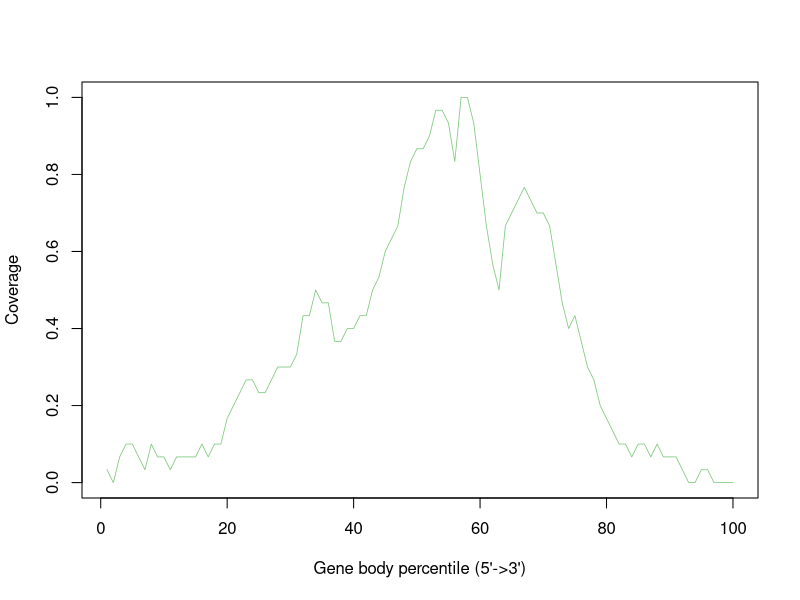

Here is the R script that generated this plot:
Atha_Ler_0_sl_FLT_1G_Rep3_Aligned.sortedByCoord_sorted.out <- c(0.03333333333333333,0.0,0.06666666666666667,0.1,0.1,0.06666666666666667,0.03333333333333333,0.1,0.06666666666666667,0.06666666666666667,0.03333333333333333,0.06666666666666667,0.06666666666666667,0.06666666666666667,0.06666666666666667,0.1,0.06666666666666667,0.1,0.1,0.16666666666666666,0.2,0.23333333333333334,0.26666666666666666,0.26666666666666666,0.23333333333333334,0.23333333333333334,0.26666666666666666,0.3,0.3,0.3,0.3333333333333333,0.43333333333333335,0.43333333333333335,0.5,0.4666666666666667,0.4666666666666667,0.36666666666666664,0.36666666666666664,0.4,0.4,0.43333333333333335,0.43333333333333335,0.5,0.5333333333333333,0.6,0.6333333333333333,0.6666666666666666,0.7666666666666667,0.8333333333333334,0.8666666666666667,0.8666666666666667,0.9,0.9666666666666667,0.9666666666666667,0.9333333333333333,0.8333333333333334,1.0,1.0,0.9333333333333333,0.8,0.6666666666666666,0.5666666666666667,0.5,0.6666666666666666,0.7,0.7333333333333333,0.7666666666666667,0.7333333333333333,0.7,0.7,0.6666666666666666,0.5666666666666667,0.4666666666666667,0.4,0.43333333333333335,0.36666666666666664,0.3,0.26666666666666666,0.2,0.16666666666666666,0.13333333333333333,0.1,0.1,0.06666666666666667,0.1,0.1,0.06666666666666667,0.1,0.06666666666666667,0.06666666666666667,0.06666666666666667,0.03333333333333333,0.0,0.0,0.03333333333333333,0.03333333333333333,0.0,0.0,0.0,0.0)


pdf("Atha_Ler-0_sl_FLT_1G_Rep3.geneBodyCoverage.curves.pdf")
x=1:100
icolor = colorRampPalette(c("#7fc97f","#beaed4","#fdc086","#ffff99","#386cb0","#f0027f"))(1)
plot(x,Atha_Ler_0_sl_FLT_1G_Rep3_Aligned.sortedByCoord_sorted.out,type='l',xlab="Gene body percentile (5'->3')", ylab="Coverage",lwd=0.8,col=icolor[1])
dev.off()
